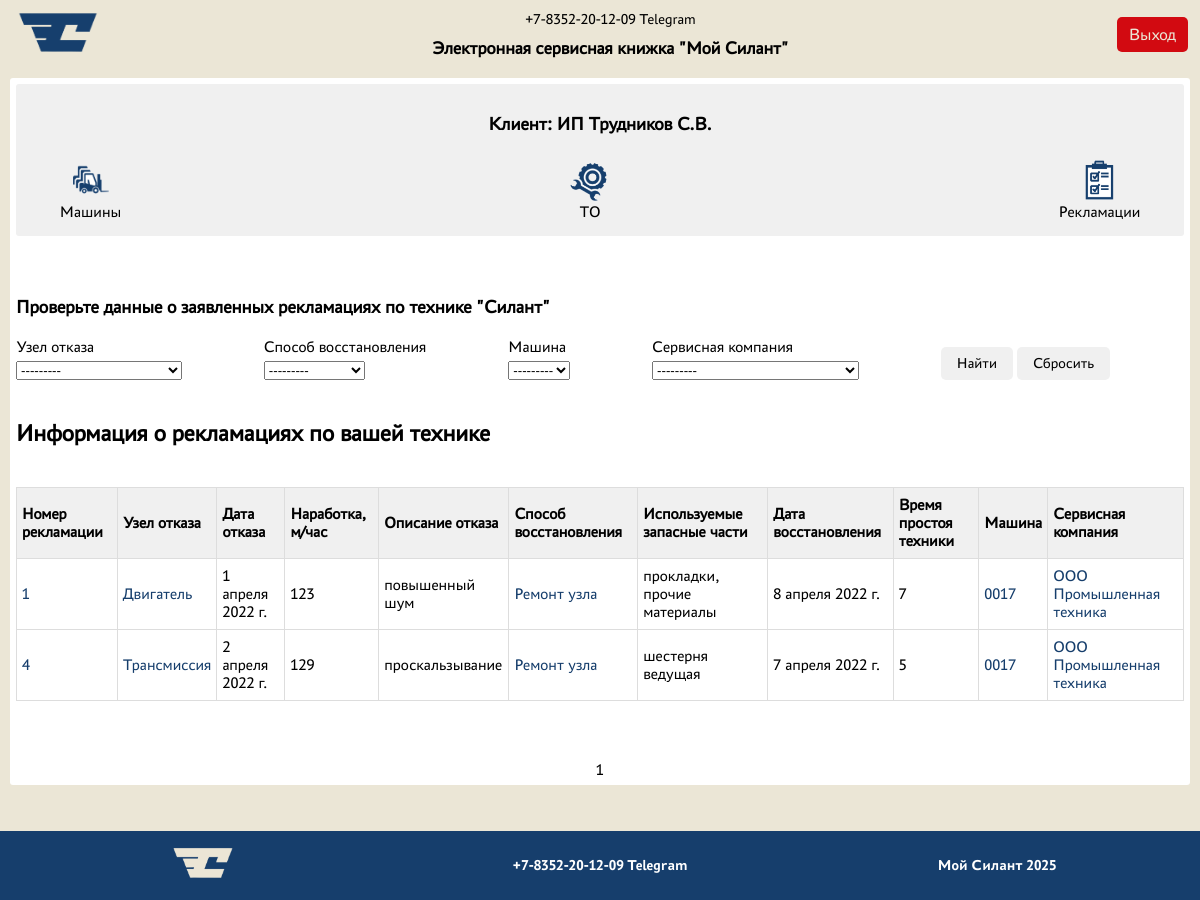
The app's page /reclamations/ (signed in) with its own data.
### silant_app/models.py (models this page shows, shortened)
class Client(models.Model):
    name = models.CharField(max_length=255, verbose_name="Имя клиента")
    description = models.TextField(default="Клиент", verbose_name="Описание")
    user = models.OneToOneField(User, on_delete=models.CASCADE, verbose_name="Пользователь")

class Reclamation(models.Model):
    failure_date = models.DateField(verbose_name="Дата отказа")
    operating_time = models.IntegerField(default=0, verbose_name="Наработка, м/час")
    failure_node = models.ForeignKey(FailureNode, on_delete=models.CASCADE, verbose_name="Узел отказа")
    failure_description = models.TextField(verbose_name="Описание отказа")
    recovery_method = models.ForeignKey(RecoveryMethod, on_delete=models.CASCADE, verbose_name="Способ восстановления")
    spare_parts = models.TextField(blank=True, verbose_name="Используемые запасные части")
    recovery_date = models.DateField(verbose_name="Дата восстановления")
    downtime = models.IntegerField(default=0, verbose_name="Время простоя техники")
    machine = models.ForeignKey(Machine, on_delete=models.CASCADE, verbose_name="Машина", related_name='reclamations')
    service_company = models.ForeignKey(ServiceCompany, on_delete=models.CASCADE, verbose_name="Сервисная компания")

class FailureNode(models.Model):
    name = models.CharField(max_length=255, verbose_name="Узел отказа")
    description = models.TextField(blank=True, verbose_name="Описание")
    def __str__(self):
        return self.name

class RecoveryMethod(models.Model):
    name = models.CharField(max_length=255, verbose_name="Способ восстановления")
    description = models.TextField(blank=True, verbose_name="Описание")
    def __str__(self):
        return self.name

class Machine(models.Model):
    serial_number = models.CharField(unique=True, max_length=255, verbose_name="Заводской № машины")
    technic_model = models.ForeignKey(TechnicModel, on_delete=models.CASCADE, verbose_name="Модель техники")
    engine_model = models.ForeignKey(EngineModel, on_delete=models.CASCADE, verbose_name="Модель двигателя")
    engine_number = models.CharField(max_length=255, verbose_name="Заводской № двигателя")
    transmission_model = models.ForeignKey(TransmissionModel, on_delete=models.CASCADE, verbose_name="Модель трансмиссии")
    transmission_number = models.CharField(max_length=255, verbose_name="Заводской № трансмиссии")
    driving_axle_model = models.ForeignKey(DrivingAxleModel, on_delete=models.CASCADE, verbose_name="Модель ведущего моста")
    driving_axle_number = models.CharField(max_length=255, verbose_name="Заводской № ведущего моста")
    steer_axle_model = models.ForeignKey(SteerAxleModel, on_delete=models.CASCADE, verbose_name="Модель управляемого моста")
    steer_axle_number = models.CharField(max_length=255, verbose_name="Заводской № управляемого моста")
    delivery_contract = models.CharField(max_length=255, verbose_name="Договор поставки (№, дата)")
    shipment_date = models.DateField(verbose_name="Дата отгрузки с завода")
    recipient = models.CharField(max_length=255, verbose_name="Грузополучатель (конечный потребитель)")
    delivery_address = models.CharField(max_length=255, verbose_name="Адрес поставки (эксплуатации)")
    configuration = models.TextField(max_length=80, default="Стандарт", verbose_name="Комплектация (доп. опции)")
    client = models.ForeignKey(Client, on_delete=models.CASCADE, verbose_name="Клиент")
    service_company = models.ForeignKey(ServiceCompany, on_delete=models.CASCADE, verbose_name="Сервисная компания")
    def __str__(self):
        return self.serial_number

class ServiceCompany(models.Model):
    name = models.CharField(max_length=255, verbose_name="Сервисная компания")
    description = models.TextField(default="Сервисная компания", verbose_name="Описание")
    user = models.OneToOneField(User, on_delete=models.CASCADE, verbose_name="Пользователь")
    def __str__(self):
        return self.name

### silant_app/views.py (the view)
# urls.py: path('reclamations/', ReclamationListView.as_view(), name='reclamation-list'),
class ReclamationListView(LoginRequiredMixin, ListView):
    model = Reclamation
    template_name = 'reclamation/reclamation_list.html'
    context_object_name = 'reclamations'
    ordering = ['failure_date']
    paginate_by = 10
    def get_queryset(self):
        queryset = super().get_queryset()
        user = self.request.user
        if user.is_superuser or user.groups.filter(name='Manager').exists():
            queryset = queryset
        elif user.groups.filter(name='Service').exists():
            queryset = queryset.filter(service_company=user.servicecompany)
        elif user.groups.filter(name='Client').exists():
            queryset = queryset.filter(machine__client=user.client)
        else:
            queryset = queryset
        self.filterset = ReclamationFilter(self.request.GET, queryset, request=self.request)
        return self.filterset.qs
    def get_context_data(self, **kwargs):
       context = super().get_context_data(**kwargs)
       context['filterset'] = self.filterset
       return context

### silant_app/filters.py (called while the page is built)
def get_machines(request):
    if request is None:
        return Machine.objects.none()
    user = request.user
    if user.is_superuser or user.groups.filter(name='Manager').exists():
        return Machine.objects.all()
    elif user.groups.filter(name='Service').exists():
        return Machine.objects.filter(service_company=request.user.servicecompany).distinct()
    elif user.groups.filter(name='Client').exists():
        return Machine.objects.filter(client=request.user.client).distinct()
    else:
        None

def get_service_company(request):
    if request is None:
        return ServiceCompany.objects.none()
    user = request.user
    if user.is_superuser or user.groups.filter(name='Manager').exists():
        return ServiceCompany.objects.all()
    elif user.groups.filter(name='Service').exists():
        return ServiceCompany.objects.filter(id=request.user.servicecompany.id).distinct()
    elif user.groups.filter(name='Client').exists():
        return ServiceCompany.objects.filter(machine__client=request.user.client).distinct()
    else:
        return ServiceCompany.objects.none()

### templates/reclamation/reclamation_list.html (shortened to what this page needs)
{% extends 'default.html' %}
{% load static %}
{% block content %}
    <div class="reclamation-content">
        <div class="profile-content">
            <div class="user-info">
                {% if user.groups.all %}
                    {% for group in user.groups.all %}
                        {% if group.name == "Manager" %}
                            <h3>Менеджер: {{ user.username }}</h3>
                        {% elif group.name == "Service" %}
                            <h3>Сервисная организация: {{ user.servicecompany.name }}</h3>
                        {% elif group.name == "Client" %}
                            <h3>Клиент: {{ user.client.name }}</h3>
                        {% endif %}
                    {% endfor %}
                {% endif %}
            </div>
            <div class="navigation-links">
                <a href="{% url 'machine-list' %}">
                    <img src="{% static 'media/machine.png' %}" alt="Машины">
                    <span>Машины</span>
                </a>
                <a href="{% url 'maintenance-list' %}">
                    <img src="{% static 'media/to.png' %}" alt="ТО">
                    <span>ТО</span>
                </a>
                <a href="{% url 'reclamation-list' %}">
                    <img src="{% static 'media/rec.png' %}" alt="Рекламации">
                    <span>Рекламации</span>
                </a>
            </div>
        </div>
        <div class="search-container">
            <div class="search-header">
                <h3>Проверьте данные о заявленных рекламациях по технике "Силант"</h3>
            </div>
            <div class="search-body">
                    <form action="" method="get" class="filter-form">
                        <div class="filter-row">
                            {% for f in filterset.form %}
                                <div class="filter-field">
                                    <label for="{{ filterset.form.id_for_label}}">{{f.label}}</label>
                                    <span>{{f}}</span>
                                </div>
                            {% endfor%}
                            <div class="filter-field">
                                <button type="submit" class="btn-submit">Найти</button>
                                <a href="?" class="btn-reset">Сбросить</a>
                            </div>
                        </div>
                    </form>
            </div>
        </div>
        <div class="info-header">
            <h2>Информация о рекламациях по вашей технике</h2>
        </div>
        {% if not reclamations %}
            <h3>Данных о рекламациях не найдено</h3>
        {% else %}
        <div class="table-responsive">
            <table class="info-table">
                <thead>
                    <tr>
                        <th>Номер рекламации</th>
                        <th>Узел отказа</th>
                        <th>Дата отказа</th>
                        <th>Наработка, м/час</th>
                        <th>Описание отказа</th>
                        <th>Способ восстановления</th>
                        <th>Используемые запасные части</th>
                        <th>Дата восстановления</th>
                        <th>Время простоя техники</th>
                        <th>Машина</th>
                        <th>Сервисная компания</th>
                    </tr>
                </thead>
                <tbody>
                    {% for reclamation in reclamations %}
                        <tr>
                            <td><a href="{% url 'reclamation-detail' reclamation.pk%}" class="table-a">{{ reclamation.pk }}</a></td>
                            <td><a href="{% url 'failurenode-detail' reclamation.failure_node.pk %}" class="table-a">{{ reclamation.failure_node.name }}</a></td>
                            <td>{{ reclamation.failure_date }}</td>
                            <td>{{ reclamation.operating_time }}</td>
                            <td>{{ reclamation.failure_description }}</td>
                            <td><a href="{% url 'recoverymethod-detail' reclamation.recovery_method.pk %}" class="table-a">{{ reclamation.recovery_method.name }}</a></td>
                            <td>{{ reclamation.spare_parts }}</td>
                            <td>{{ reclamation.recovery_date }}</td>
                            <td>{{ reclamation.downtime }}</td>
                            <td><a href="{% url 'machine-detail' reclamation.machine.pk %}" class="table-a">{{ reclamation.machine.serial_number }}</a></td>
                            <td><a href="{% url 'servicecompany-detail' reclamation.service_company.pk %}" class="table-a">{{ reclamation.service_company.name }}</a></td>
                        </tr>
                    {% endfor %}
                </tbody>
            </table>
        </div>
        {% endif %}
    </div>
    <div class='paginator'>
    {{ page_obj.number }}
    </div>
{% endblock %}

### static/css/index.css (style rules this page uses)
body { background-color: #EBE6D6; margin: 0; padding: 0; padding-bottom: 100px; font-family: PT-Astra; }
.profile-content { display: block; padding: 10px; background-color: rgb(240, 240, 240); border-radius: 3px; justify-items: center; }
.navigation-links { display: flex; align-items: center; justify-content: space-between; align-self: center; width: 80%; flex-wrap: wrap; gap: 15px; }
.navigation-links img { height: 60px; max-width: 100%; }
.navigation-links a, .navigation-links button { display: flex; align-items: center; text-decoration: none; color: black; font-family: PT-Astra; font-size: medium; border-width: 0; border-radius: 5px; padding: 5px; flex-direction: column; text-align: center; }
.filter-form { margin: 20px 0; }
.filter-row { display: flex; flex-wrap: wrap; gap: 10px; align-items: flex-end; }
.filter-field { flex: 1 1 auto; min-width: 120px; }
.filter-field label { display: block; margin-bottom: 5px; }
.btn-submit, .btn-reset { font-family: PT-Astra; font-size: 15px; padding: 8px 16px; background: rgb(240, 240, 240); border: none; border-radius: 5px; cursor: pointer; color: black; text-decoration: none; display: inline-block; text-align: center; line-height: normal; }
.info-header { margin-top: 40px; }
.info-table { width: 100%; border-collapse: collapse; margin: 20px 0; font-size: 1em; }
.info-table th, .info-table td { padding: 8px 5px; text-align: left; border: 1px solid #ddd; }
.info-table th { background-color: rgb(240, 240, 240); border: 1px solid #ddd; position: sticky; top: 0; }
.table-responsive { overflow-x: auto; -webkit-overflow-scrolling: touch; margin-bottom: 20px; border-radius: 3px; }
.table-a { color: #163E6C; text-decoration: none; cursor: pointer; }
.paginator { justify-self: center; margin-top: 40px; }
@media screen and (max-width: 1600px) { .navigation-links { width: 90%; } }
@media screen and (max-width: 1600px) { .navigation-links img { height: 50px; } }
@media screen and (max-width: 1400px) { .navigation-links { width: 95%; gap: 10px; } }
@media screen and (max-width: 1400px) { .navigation-links img { height: 45px; } }
@media screen and (max-width: 1400px) { .filter-row { gap: 8px; } }
@media screen and (max-width: 1400px) { .filter-field { min-width: 100px; } }

### records on screen
Reclamation: pk "1", failure_node.name "Двигатель", failure_date "1 апреля 2022 г.", operating_time "123", failure_description "повышенный шум", recovery_method.name "Ремонт узла", spare_parts "прокладки, прочие материалы", recovery_date "8 апреля 2022 г.", downtime "7", machine.serial_number "0017", service_company.name "ООО Промышленная техника"
Reclamation: pk "4", failure_node.name "Трансмиссия", failure_date "2 апреля 2022 г.", operating_time "129", failure_description "проскальзывание", recovery_method.name "Ремонт узла", spare_parts "шестерня ведущая", recovery_date "7 апреля 2022 г.", downtime "5", machine.serial_number "0017", service_company.name "ООО Промышленная техника"

### other values on screen
{{ user.client.name }} "ИП Трудников С.В."
{{ f.label }} "Узел отказа" "Способ восстановления" "Машина" "Сервисная компания"
{{ page_obj.number }} "1"
